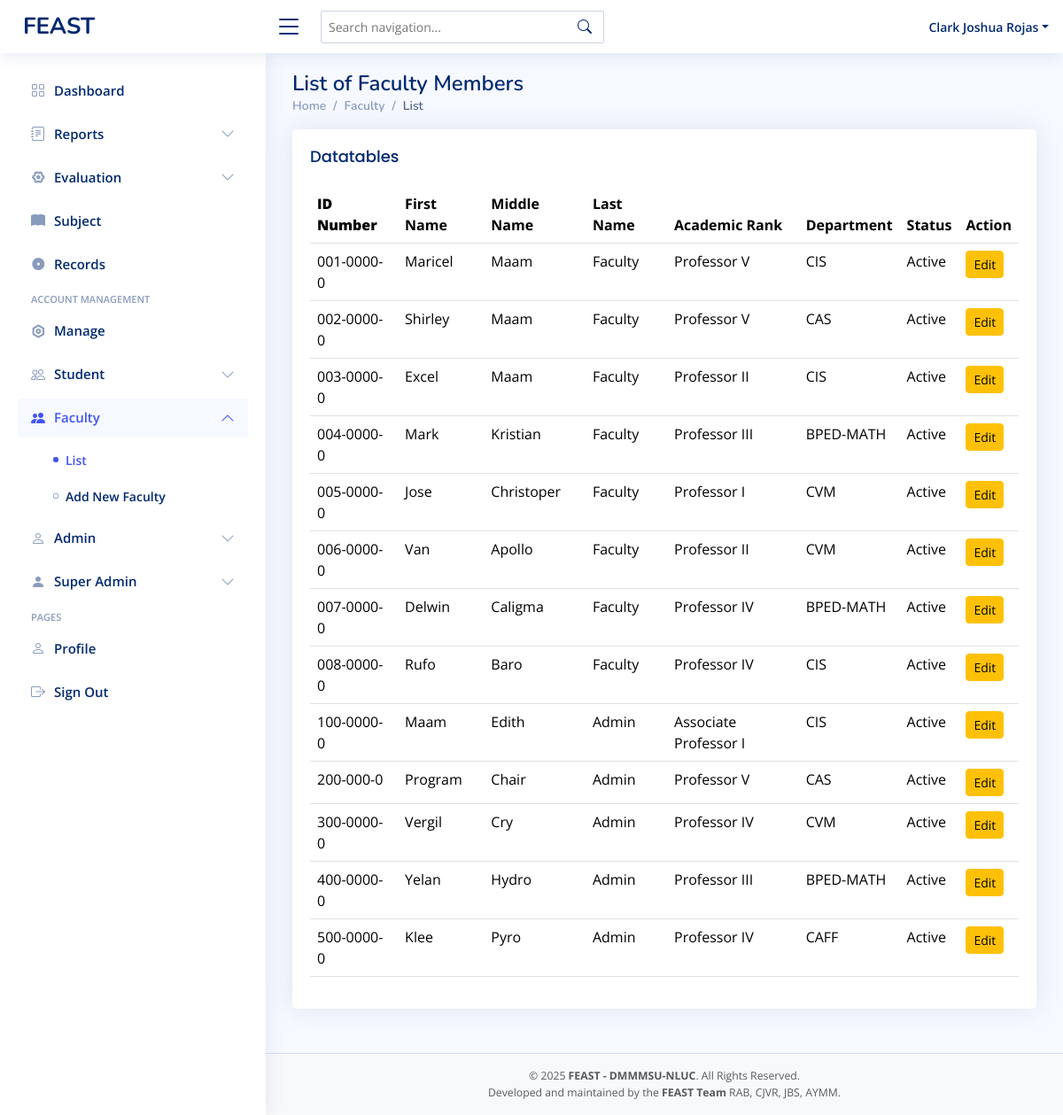
The app's page /superadmin-facultylist.php (signed in), older data.
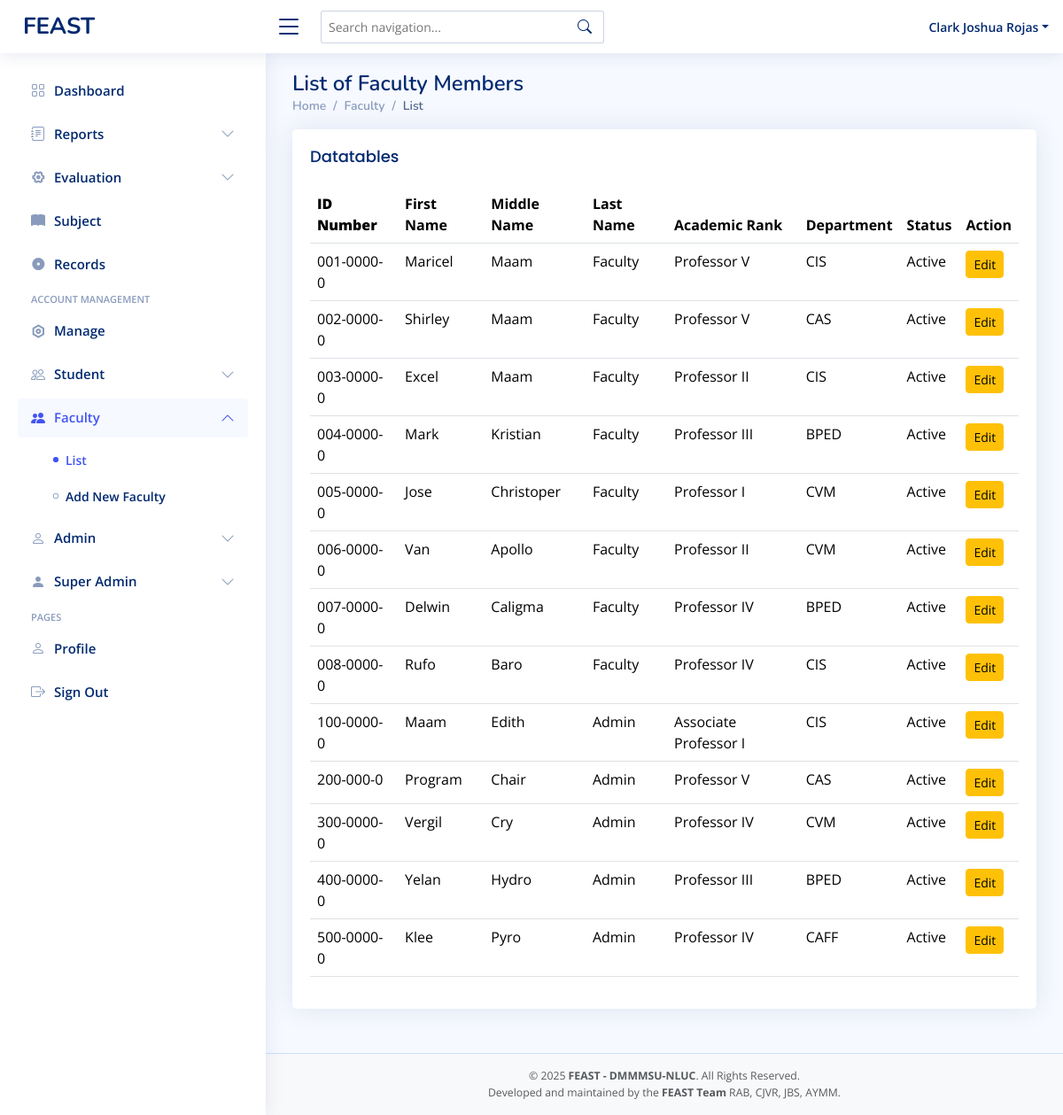
The same page, newer data.
### tables this page shows
CREATE TABLE `faculty` (
  `idnumber` varchar(11) NOT NULL,
  `first_name` varchar(50) NOT NULL,
  `mid_name` varchar(50) NOT NULL,
  `last_name` varchar(50) NOT NULL,
  `password` varchar(50) DEFAULT NULL,
  `department` varchar(50) NOT NULL,
  `faculty_rank` varchar(50) DEFAULT NULL,
  `role` varchar(50) NOT NULL DEFAULT 'faculty',
  `status` varchar(11) NOT NULL DEFAULT 'active'
);

### superadmin-facultylist.php (the view, shortened to what this page needs)
<?php
include 'conn/conn.php';
$query = "SELECT * FROM faculty  WHERE role = 'faculty'";
$result = mysqli_query($conn, $query);
?>
<!DOCTYPE html>
<html lang="en">
<head>
  <?php include 'head.php' ?>
</head>
<body>
  <?php include 'superadmin-header.php' ?>
  <?php include 'superadmin-sidebar.php' ?>
  <main id="main" class="main">
    <div class="pagetitle">
      <h1>List of Faculty Members</h1>
      <nav>
        <ol class="breadcrumb">
          <li class="breadcrumb-item"><a href="superadmin-dashboard.php">Home</a></li>
          <li class="breadcrumb-item">Faculty</li>
          <li class="breadcrumb-item active">List</li>
        </ol>
      </nav>
    </div>
    <section class="section ">
      <div class="row">
        <div class="col-lg-12">
          <div class="card">
            <div class="card-body table-responsive">
              <h5 class="card-title">Datatables</h5>
              <table class="table datatable">
                <thead>
                  <tr>
                    <th>
                      <b>ID Number</b>
                    </th>
                    <th>First Name</th>
                    <th>Middle Name</th>
                    <th>Last Name</th>
                    <th>Academic Rank</th>
                    <th>Department</th>
                    <th>Status</th>
                    <th>Action</th>
                  </tr>
                </thead>
                <tbody>
                  <tr>
                    <?php
                    while ($row = mysqli_fetch_assoc($result)) {
                    ?>
                      <td class="text-capitalize"><?php echo $row['idnumber']; ?></td>
                      <td class="text-capitalize"><?php echo $row['first_name']; ?></td>
                      <td class="text-capitalize"><?php echo $row['mid_name']; ?></td>
                      <td class="text-capitalize"><?php echo $row['last_name']; ?></td>
                      <td class="text-capitalize"><?php echo $row['faculty_rank']; ?></td>
                      <td class="text-uppercase"><?php echo $row['department']; ?></td>
                      <td class="text-capitalize"><?php echo $row['status']; ?></td>
                      <td>
                        <a href="superadmin-editfaculty.php?id=<?php echo $row['idnumber']; ?>" class="btn btn-warning btn-sm">Edit</a>
                  </tr>
                <?php
                    }
                ?>
                </tbody>
              </table>
            </div>
          </div>
        </div>
      </div>
    </section>
  </main>
  <?php include 'footer.php'?>
</body>
</html>

Row changes from the older to the newer data that the page shows:
changed faculty "Mark": department "BPED-MATH" → "BPED"
changed faculty "Delwin": department "BPED-MATH" → "BPED"
changed faculty "Yelan": department "BPED-MATH" → "BPED"
